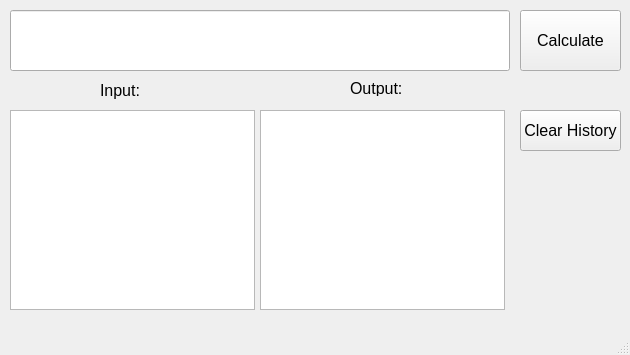
<?xml version="1.0" encoding="UTF-8"?>
<ui version="4.0">
 <class>MainWindow</class>
 <widget class="QMainWindow" name="MainWindow">
  <property name="geometry">
   <rect>
    <x>0</x>
    <y>0</y>
    <width>630</width>
    <height>355</height>
   </rect>
  </property>
  <property name="minimumSize">
   <size>
    <width>630</width>
    <height>160</height>
   </size>
  </property>
  <property name="windowTitle">
   <string>MainWindow</string>
  </property>
  <widget class="QWidget" name="centralwidget">
   <widget class="QLineEdit" name="entry">
    <property name="geometry">
     <rect>
      <x>10</x>
      <y>10</y>
      <width>500</width>
      <height>61</height>
     </rect>
    </property>
    <property name="font">
     <font>
      <pointsize>16</pointsize>
     </font>
    </property>
    <property name="dragEnabled">
     <bool>true</bool>
    </property>
   </widget>
   <widget class="QPushButton" name="calc_button">
    <property name="geometry">
     <rect>
      <x>520</x>
      <y>10</y>
      <width>101</width>
      <height>61</height>
     </rect>
    </property>
    <property name="font">
     <font>
      <pointsize>12</pointsize>
     </font>
    </property>
    <property name="text">
     <string>Calculate</string>
    </property>
   </widget>
   <widget class="QLabel" name="label">
    <property name="geometry">
     <rect>
      <x>100</x>
      <y>80</y>
      <width>51</width>
      <height>21</height>
     </rect>
    </property>
    <property name="font">
     <font>
      <pointsize>12</pointsize>
     </font>
    </property>
    <property name="text">
     <string>Input:</string>
    </property>
   </widget>
   <widget class="QLabel" name="label_2">
    <property name="geometry">
     <rect>
      <x>350</x>
      <y>80</y>
      <width>61</width>
      <height>16</height>
     </rect>
    </property>
    <property name="font">
     <font>
      <pointsize>12</pointsize>
     </font>
    </property>
    <property name="text">
     <string>Output:</string>
    </property>
   </widget>
   <widget class="QListWidget" name="in_list">
    <property name="geometry">
     <rect>
      <x>10</x>
      <y>110</y>
      <width>245</width>
      <height>200</height>
     </rect>
    </property>
    <property name="font">
     <font>
      <pointsize>12</pointsize>
     </font>
    </property>
    <property name="layoutDirection">
     <enum>Qt::RightToLeft</enum>
    </property>
    <property name="dragDropMode">
     <enum>QAbstractItemView::DragOnly</enum>
    </property>
   </widget>
   <widget class="QListWidget" name="out_list">
    <property name="geometry">
     <rect>
      <x>260</x>
      <y>110</y>
      <width>245</width>
      <height>200</height>
     </rect>
    </property>
    <property name="font">
     <font>
      <pointsize>12</pointsize>
     </font>
    </property>
    <property name="dragDropMode">
     <enum>QAbstractItemView::DragOnly</enum>
    </property>
   </widget>
   <widget class="QPushButton" name="clear_button">
    <property name="geometry">
     <rect>
      <x>520</x>
      <y>110</y>
      <width>101</width>
      <height>41</height>
     </rect>
    </property>
    <property name="font">
     <font>
      <pointsize>12</pointsize>
     </font>
    </property>
    <property name="text">
     <string>Clear History</string>
    </property>
   </widget>
  </widget>
  <widget class="QMenuBar" name="menubar">
   <property name="geometry">
    <rect>
     <x>0</x>
     <y>0</y>
     <width>630</width>
     <height>21</height>
    </rect>
   </property>
  </widget>
  <widget class="QStatusBar" name="statusbar"/>
 </widget>
 <resources/>
 <connections/>
</ui>
